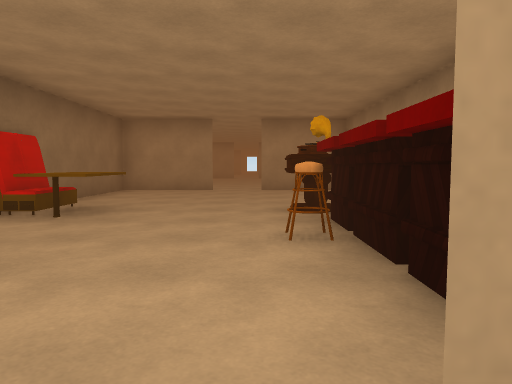
view 1 (above)

16 first-person views from a walk through a Unity game level. The camera is 1.2 m above the floor, tilts 4° down and sees 70° across. The floor is counted in squares, 2 m on a side. Each view is taken from the middle of a square. On the plan, view 1 faces up. The plan holds only what a view shows up to about 10 squares ahead; the rest is blank. The place goes on beyond the plan. The player is left out. Some animated figures are not drawn.

view 2
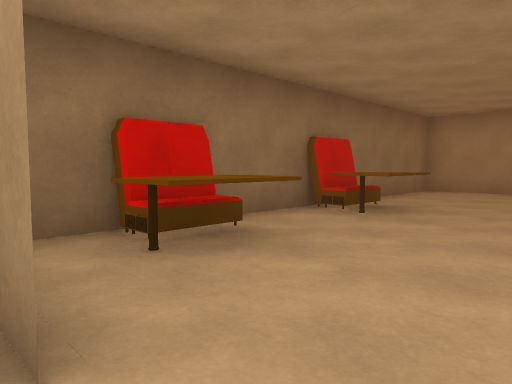

view 3
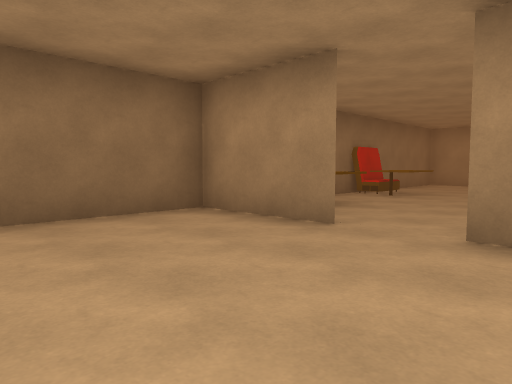

view 4
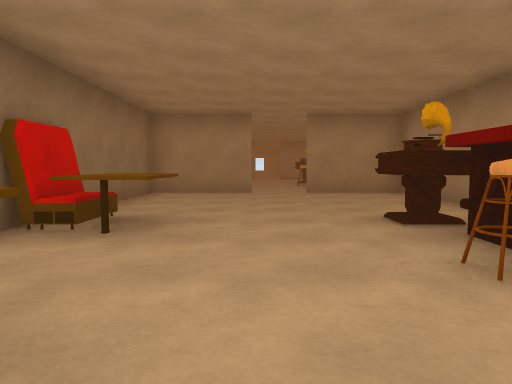

view 5
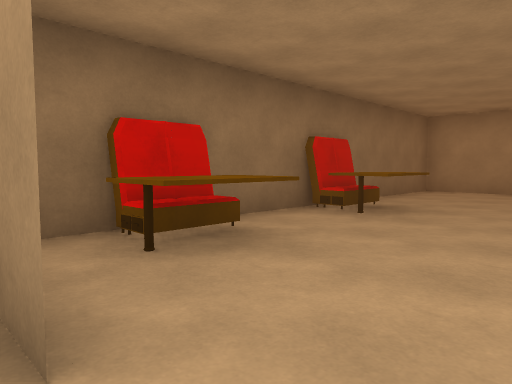

view 6
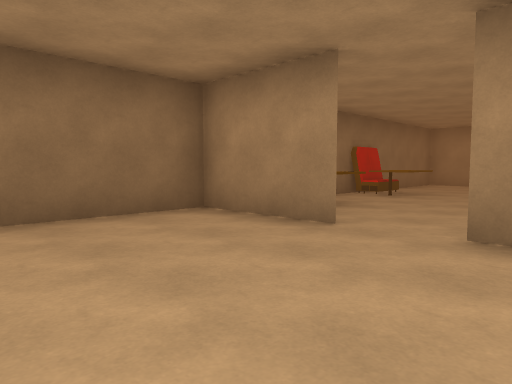

view 7
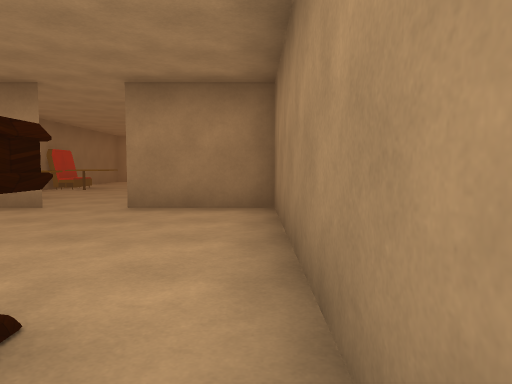

view 8
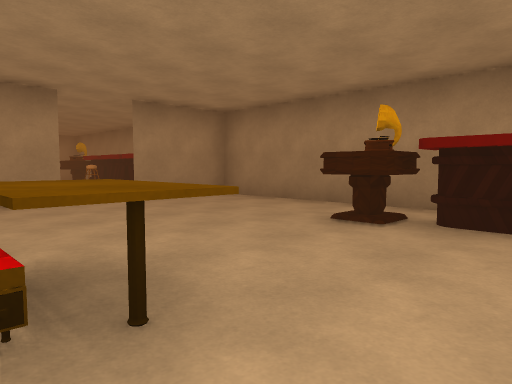

view 9
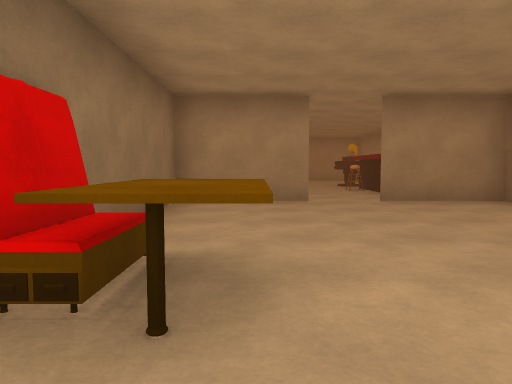

view 10
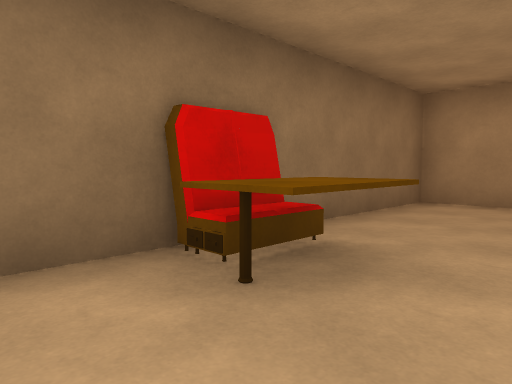

view 11
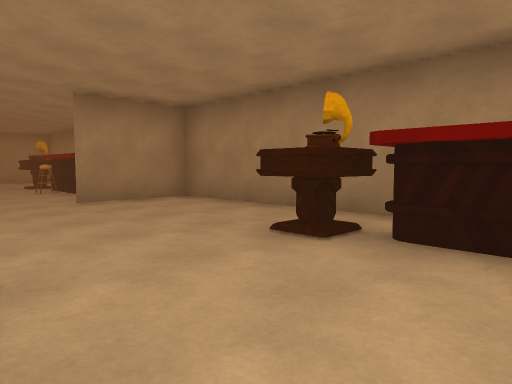

view 12
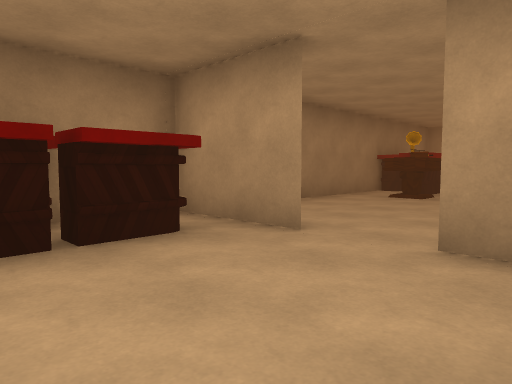

view 13
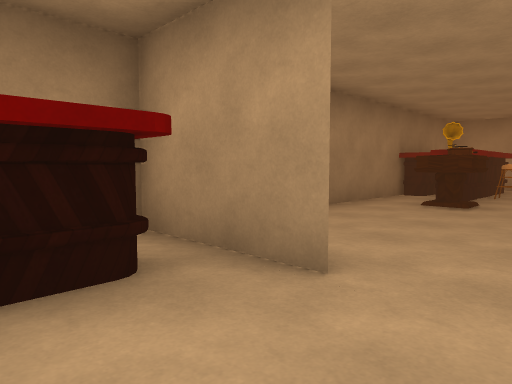

view 14
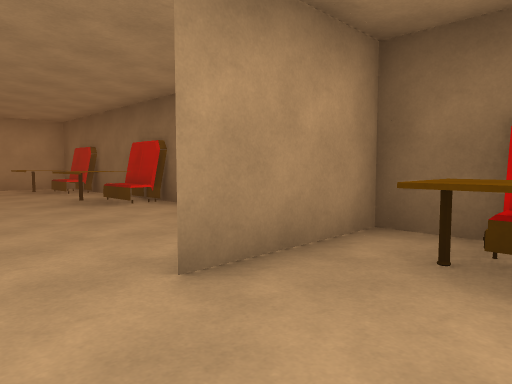

view 15
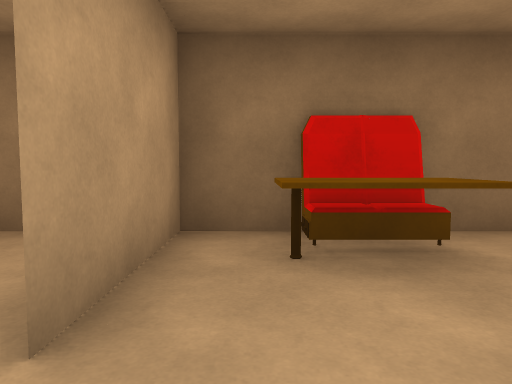

view 16
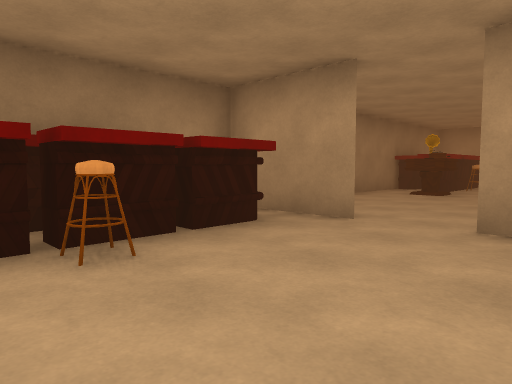

### Floor plan
Ten units are one square. View 1 is at (0, 0); x grows to the right and y downward. Boxes are objects, and circles mark ways between rooms. Rooms are numbered by the first view taken in them; rooms with no view inside come last. Other rooms are left out.
<svg viewBox="-39 -119 68 279">
<path fill="none" stroke="#000" d="M4 36 12 36M-10 -3 -34 -3M24 -3 1 -3M17 56 23 56 23 16M-34 -1 -34 32M1 87 18 87M9 80 9 70M-34 66 -34 90M-19 65 -19 75M4 126 12 126 12 130M-10 87 -34 87M-34 90 -34 124M18 146 23 146 23 87 1 87M4 134 4 126M9 155 9 136M-34 126 -34 146M-19 125 -19 135M4 -46 4 -54 12 -54M9 -49 5 -46 7 -52M-31 -55 -31 -44M-34 -50 -34 -21M9 -34 9 -44M6 -29 2 -32M18 -34 23 -34 23 -93 1 -93M-31 -25 -31 -15M-34 -18 -34 -1M-10 -93 -34 -93M9 -10 9 -33 2 -31M-34 -90 -34 -53M-34 -3 -10 -3M-19 -55 -19 -42 -29 -42M-27 -55 -27 -49M-19 -25 -19 -12 -29 -12M-27 -25 -27 -15M18 -28 18 -34M9 -100 9 -108M-34 -93 -10 -93M-34 -113 -34 -90M-19 -114 -19 -105M4 45 4 36M5 58 6 57M5 62 4 59M6 61 9 47M7 61 4 59M10 42 5 41M9 69 9 46M-34 37 -34 65M4 59 5 58M-19 35 -19 45"/>
<circle cx="-5" cy="0" r="3" fill="#2a7"/>
<circle cx="-5" cy="40" r="3" fill="#2a7"/>
<circle cx="-5" cy="90" r="3" fill="#2a7"/>
<circle cx="-5" cy="70" r="3" fill="#2a7"/>
<circle cx="-5" cy="130" r="3" fill="#2a7"/>
<circle cx="-5" cy="-90" r="3" fill="#2a7"/>
<text x="0" y="20">1</text>
<text x="-10" y="80">2</text>
<text x="0" y="110">3</text>
<text x="-10" y="140">4</text>
<text x="-10" y="-50">5</text>
<text x="-10" y="-100">6</text>
<text x="-10" y="50">7</text>
</svg>
Room 1 opens to room 5. Room 1 opens to room 7. Room 2 opens to room 3. Room 2 opens to room 7. Room 3 opens to room 4. Room 5 opens to room 6.

Where each view was taken, in squares from view 1:
view 1: 0 up, 0 right, facing up
view 2: 0 up, 0 right, facing up-left
view 3: 3 down, 1 right, facing up-left
view 4: 8 down, 1 left, facing up
view 5: 9 down, 0 right, facing up-left
view 6: 12 down, 1 right, facing up-left
view 7: 14 down, 2 right, facing up
view 8: 15 down, 3 left, facing up-right
view 9: 15 down, 2 left, facing up
view 10: 15 down, 1 left, facing up-left
view 11: 3 up, 2 left, facing up-right
view 12: 3 up, 2 left, facing down-right
view 13: 11 up, 1 left, facing down-right
view 14: 11 up, 0 right, facing down-left
view 15: 10 up, 0 right, facing left
view 16: 5 down, 2 left, facing down-right
